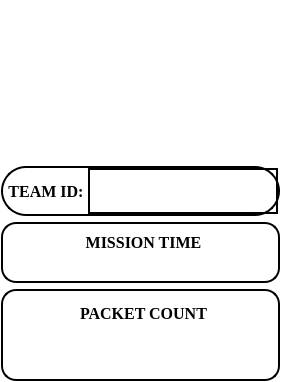
        <widget class="QFrame" name="side_panel_1">
         <property name="maximumSize">
          <size>
           <width>16777215</width>
           <height>16777215</height>
          </size>
         </property>
         <property name="styleSheet">
          <string notr="true">background: transparent;</string>
         </property>
         <property name="frameShape">
          <enum>QFrame::StyledPanel</enum>
         </property>
         <property name="frameShadow">
          <enum>QFrame::Raised</enum>
         </property>
         <layout class="QVBoxLayout" name="verticalLayout_4" stretch="2,0,0,0">
          <property name="spacing">
           <number>6</number>
          </property>
          <property name="leftMargin">
           <number>0</number>
          </property>
          <property name="topMargin">
           <number>0</number>
          </property>
          <property name="rightMargin">
           <number>4</number>
          </property>
          <property name="bottomMargin">
           <number>0</number>
          </property>
          <item>
           <widget class="QFrame" name="team_logo_2">
            <property name="minimumSize">
             <size>
              <width>147</width>
              <height>159</height>
             </size>
            </property>
            <property name="maximumSize">
             <size>
              <width>16777215</width>
              <height>175</height>
             </size>
            </property>
            <property name="styleSheet">
             <string notr="true">QFrame#team_logo_2{
	background:transparent;
	background-image: url(:/team_logo/team_sammard_logo_resize2.png);
	border-top-right-radius: 25px;
	background-repeat: no-repeat;
	background-position: center;
}</string>
            </property>
            <property name="frameShape">
             <enum>QFrame::StyledPanel</enum>
            </property>
            <property name="frameShadow">
             <enum>QFrame::Raised</enum>
            </property>
           </widget>
          </item>
          <item>
           <widget class="QFrame" name="teamID_frame">
            <property name="minimumSize">
             <size>
              <width>0</width>
              <height>50</height>
             </size>
            </property>
            <property name="maximumSize">
             <size>
              <width>16777215</width>
              <height>62</height>
             </size>
            </property>
            <property name="styleSheet">
             <string notr="true">background: white;
border-radius: 25px;
border: 2px solid black;</string>
            </property>
            <property name="frameShape">
             <enum>QFrame::StyledPanel</enum>
            </property>
            <property name="frameShadow">
             <enum>QFrame::Raised</enum>
            </property>
            <layout class="QHBoxLayout" name="horizontalLayout_41" stretch="0,1">
             <property name="spacing">
              <number>0</number>
             </property>
             <property name="leftMargin">
              <number>5</number>
             </property>
             <property name="topMargin">
              <number>0</number>
             </property>
             <property name="rightMargin">
              <number>0</number>
             </property>
             <property name="bottomMargin">
              <number>0</number>
             </property>
             <item>
              <widget class="QLabel" name="teamID">
               <property name="sizePolicy">
                <sizepolicy hsizetype="Preferred" vsizetype="Preferred">
                 <horstretch>0</horstretch>
                 <verstretch>0</verstretch>
                </sizepolicy>
               </property>
               <property name="minimumSize">
                <size>
                 <width>0</width>
                 <height>0</height>
                </size>
               </property>
               <property name="maximumSize">
                <size>
                 <width>16777215</width>
                 <height>50</height>
                </size>
               </property>
               <property name="font">
                <font>
                 <family>Times New Roman</family>
                 <pointsize>12</pointsize>
                 <weight>75</weight>
                 <bold>true</bold>
                </font>
               </property>
               <property name="styleSheet">
                <string notr="true">background: transparent;
border-radius: 25px;
border: 0px solid black;</string>
               </property>
               <property name="text">
                <string>TEAM ID: </string>
               </property>
               <property name="alignment">
                <set>Qt::AlignCenter</set>
               </property>
              </widget>
             </item>
             <item>
              <widget class="QFrame" name="frame_121">
               <property name="styleSheet">
                <string notr="true">background:transparent;
border:0pxs</string>
               </property>
               <property name="frameShape">
                <enum>QFrame::StyledPanel</enum>
               </property>
               <property name="frameShadow">
                <enum>QFrame::Raised</enum>
               </property>
              </widget>
             </item>
            </layout>
           </widget>
          </item>
          <item>
           <widget class="QFrame" name="mission_time_frame">
            <property name="maximumSize">
             <size>
              <width>16777215</width>
              <height>110</height>
             </size>
            </property>
            <property name="styleSheet">
             <string notr="true">background: white;
border-radius: 15px;
border: 2px solid black;</string>
            </property>
            <property name="frameShape">
             <enum>QFrame::StyledPanel</enum>
            </property>
            <property name="frameShadow">
             <enum>QFrame::Raised</enum>
            </property>
            <layout class="QGridLayout" name="gridLayout_2" rowstretch="1,2" columnstretch="1,2">
             <property name="leftMargin">
              <number>6</number>
             </property>
             <property name="topMargin">
              <number>9</number>
             </property>
             <property name="rightMargin">
              <number>0</number>
             </property>
             <property name="bottomMargin">
              <number>9</number>
             </property>
             <item row="1" column="0" alignment="Qt::AlignTop">
              <widget class="QLabel" name="mission_time_icon">
               <property name="styleSheet">
                <string notr="true">background: transparent;
border-radius: 15px;
border: 0px solid black;</string>
               </property>
               <property name="text">
                <string/>
               </property>
               <property name="pixmap">
                <pixmap>Image_resources/side_panel/Time.png</pixmap>
               </property>
               <property name="alignment">
                <set>Qt::AlignCenter</set>
               </property>
              </widget>
             </item>
             <item row="1" column="1">
              <widget class="QFrame" name="mission_time">
               <property name="styleSheet">
                <string notr="true">background: transparent;
border-radius: 15px;
border: 0px solid black;</string>
               </property>
               <property name="frameShape">
                <enum>QFrame::StyledPanel</enum>
               </property>
               <property name="frameShadow">
                <enum>QFrame::Raised</enum>
               </property>
              </widget>
             </item>
             <item row="0" column="0" colspan="2" alignment="Qt::AlignBottom">
              <widget class="QLabel" name="mission_time_label">
               <property name="font">
                <font>
                 <family>Times New Roman</family>
                 <pointsize>12</pointsize>
                 <weight>75</weight>
                 <bold>true</bold>
                </font>
               </property>
               <property name="styleSheet">
                <string notr="true">background: transparent;
border-radius: 15px;
border: 0px solid black;</string>
               </property>
               <property name="text">
                <string>MISSION TIME</string>
               </property>
               <property name="alignment">
                <set>Qt::AlignCenter</set>
               </property>
              </widget>
             </item>
            </layout>
           </widget>
          </item>
          <item>
           <widget class="QFrame" name="packet_count_frame">
            <property name="minimumSize">
             <size>
              <width>0</width>
              <height>0</height>
             </size>
            </property>
            <property name="maximumSize">
             <size>
              <width>16777215</width>
              <height>110</height>
             </size>
            </property>
            <property name="styleSheet">
             <string notr="true">background: white;
border-radius: 15px;
border: 2px solid black;</string>
            </property>
            <property name="frameShape">
             <enum>QFrame::StyledPanel</enum>
            </property>
            <property name="frameShadow">
             <enum>QFrame::Raised</enum>
            </property>
            <layout class="QGridLayout" name="gridLayout_3" rowstretch="1,2" columnstretch="1,2">
             <property name="leftMargin">
              <number>6</number>
             </property>
             <property name="topMargin">
              <number>9</number>
             </property>
             <property name="rightMargin">
              <number>0</number>
             </property>
             <property name="bottomMargin">
              <number>9</number>
             </property>
             <property name="horizontalSpacing">
              <number>6</number>
             </property>
             <property name="verticalSpacing">
              <number>0</number>
             </property>
             <item row="0" column="0" colspan="2" alignment="Qt::AlignHCenter|Qt::AlignBottom">
              <widget class="QLabel" name="packet_count_label">
               <property name="font">
                <font>
                 <family>Times New Roman</family>
                 <pointsize>12</pointsize>
                 <weight>75</weight>
                 <bold>true</bold>
                </font>
               </property>
               <property name="styleSheet">
                <string notr="true">background: transparent;
border-radius: 15px;
border: 0px solid black;</string>
               </property>
               <property name="text">
                <string>PACKET COUNT</string>
               </property>
              </widget>
             </item>
             <item row="1" column="0" alignment="Qt::AlignTop">
              <widget class="QLabel" name="packet_count_icon">
               <property name="styleSheet">
                <string notr="true">background: transparent;
border-radius: 15px;
border: 0px solid black;</string>
               </property>
               <property name="text">
                <string/>
               </property>
               <property name="pixmap">
                <pixmap>Image_resources/side_panel/Abacus.png</pixmap>
               </property>
               <property name="alignment">
                <set>Qt::AlignCenter</set>
               </property>
              </widget>
             </item>
             <item row="1" column="1">
              <widget class="QFrame" name="packet_count">
               <property name="maximumSize">
                <size>
                 <width>16777215</width>
                 <height>51</height>
                </size>
               </property>
               <property name="styleSheet">
                <string notr="true">background: transparent;
border-radius: 15px;
border: 0px solid black;</string>
               </property>
               <property name="frameShape">
                <enum>QFrame::StyledPanel</enum>
               </property>
               <property name="frameShadow">
                <enum>QFrame::Raised</enum>
               </property>
               <layout class="QVBoxLayout" name="verticalLayout_77">
                <property name="leftMargin">
                 <number>0</number>
                </property>
                <property name="topMargin">
                 <number>0</number>
                </property>
                <property name="rightMargin">
                 <number>0</number>
                </property>
                <property name="bottomMargin">
                 <number>0</number>
                </property>
                <item>
                 <widget class="QTextEdit" name="packet_count_text">
                  <property name="sizePolicy">
                   <sizepolicy hsizetype="Preferred" vsizetype="Preferred">
                    <horstretch>0</horstretch>
                    <verstretch>0</verstretch>
                   </sizepolicy>
                  </property>
                  <property name="minimumSize">
                   <size>
                    <width>118</width>
                    <height>30</height>
                   </size>
                  </property>
                  <property name="font">
                   <font>
                    <pointsize>12</pointsize>
                   </font>
                  </property>
                  <property name="styleSheet">
                   <string notr="true">background:transparent;</string>
                  </property>
                  <property name="readOnly">
                   <bool>true</bool>
                  </property>
                 </widget>
                </item>
               </layout>
              </widget>
             </item>
            </layout>
           </widget>
          </item>
         </layout>
        </widget>
